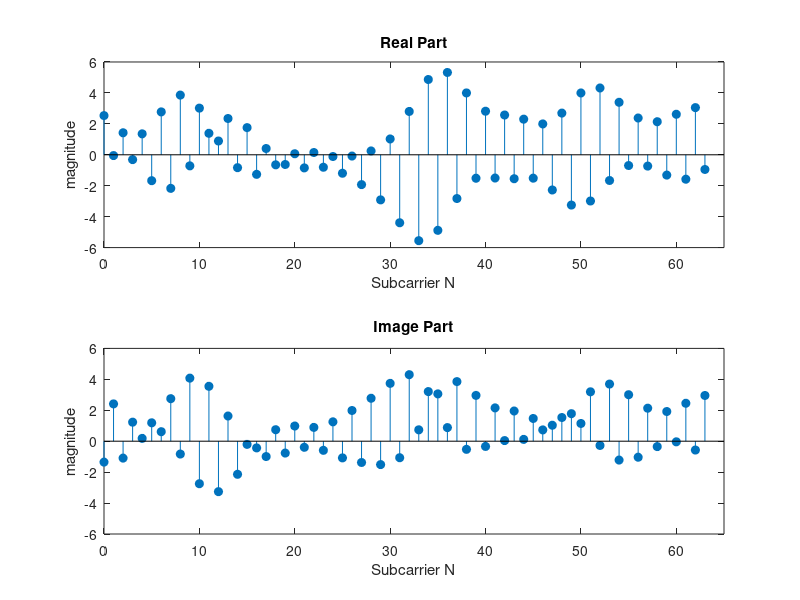

Recreate this plot in MATLAB. (Note: this script raises an error after producing the figure.)
clear;
close all;
load("HW6-3.mat");
%%%%%%%%%%%%%%%%%%%%%%%%%%%%%%%%%%%%%%% Question 3-a
Signal1=OFDMRx1(1,17:80);
Signal2=OFDMRx2(1,17:80);

Y1=fft(Signal1);
Y2=fft(Signal2);
f=0:1:63;

figure(1);
subplot(2,1,1);
stem(f,real(Y1),'filled');
title('Real Part');
axis([0,65,-6,6]);
axis normal;
xlabel('Subcarrier N');
ylabel('magnitude');

subplot(2,1,2);
stem(f,imag(Y1),'filled');
title('Image Part');
axis([0,65,-6,6]);
axis normal;
xlabel('Subcarrier N');
ylabel('magnitude');

sgtitle('3-(a) Frequency domain of OFDMRx1');


figure(2);
subplot(2,1,1);
stem(f,real(Y2),'filled');
title('Real Part');
axis([0,65,-6,6]);
axis normal;
xlabel('Subcarrier N');
ylabel('magnitude');

subplot(2,1,2);
stem(f,imag(Y2),'filled');
title('Image Part');
axis([0,65,-6,6]);
axis normal;
xlabel('Subcarrier N');
ylabel('magnitude');

sgtitle('3-(a) Frequency domain of OFDMRx2');

%%%%%%%%%%%%%%%%%%%%%%%%%%%%%%%%%%%%%%% Question 3-b
X1=zeros(1,64);

for i=1:64
    if mod(i-1,2)==0
        X1(1,i)=-1-3*j;
    else
        X1(1,i)=3+1*j;
    end
end

Hk1=Y1./X1;

figure(3);
stem(f,abs(Hk1),'filled');
axis([0,65,0,2]);
axis normal;
xlabel('k');
ylabel('magnitude');

sgtitle('3-(b) Magnitude of channel frequency response |H_k^(^1^)|');

%%%%%%%%%%%%%%%%%%%%%%%%%%%%%%%%%%%%%%% Question 3-c
X2=zeros(1,64);

for i=1:64
    if mod(i-1,2)==0
        X2(1,i)=0;
    elseif mod(i-1,4)==1
        X2(1,i)=-1-3*j;
    else
        X2(1,i)=3+1*j;
    end
    
end

Hk2=Y2./X2;

for i=1:31
    j=2*i+1;
    Hk2(1,j)=(Hk2(1,j-1)+Hk2(1,j+1))/2;
end

figure(4);
stem(f,abs(Hk2),'filled');
axis([0,65,0,2]);
axis normal;
xlabel('k');
ylabel('magnitude');

sgtitle('3-(c) Magnitude of channel frequency response |H_k^(^2^)|');

%%%%%%%%%%%%%%%%%%%%%%%%%%%%%%%%%%%%%%% Question 3-d
H=Hk1-Hk2;

figure(5);
stem(f,abs(H),'filled');
axis([0,65,0,0.1]);
axis normal;
xlabel('k');
ylabel('magnitude');

sgtitle('3-(d) Compare difference |H_k^(^1^)-H_k^(^2^)|');